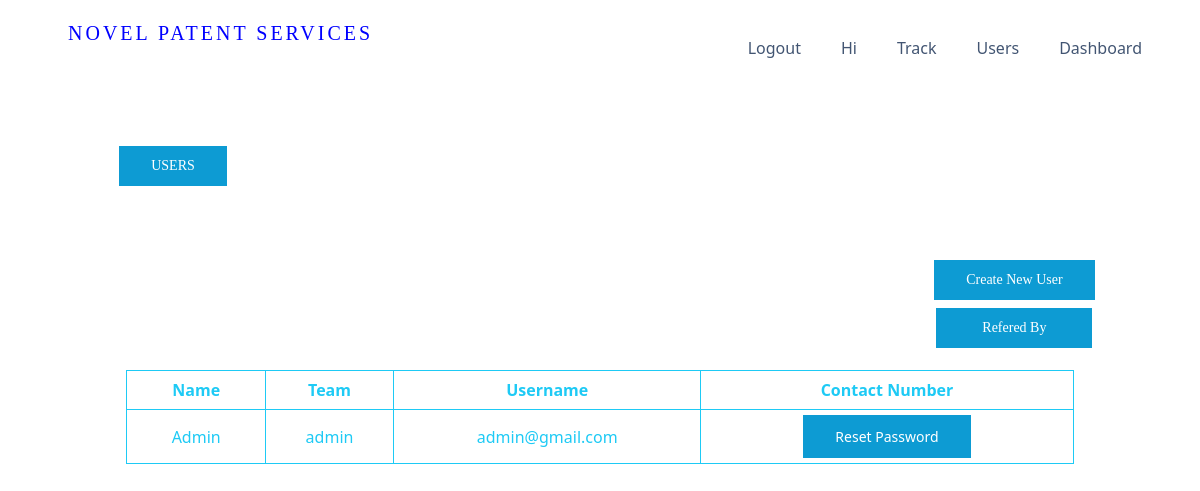
The page /user/ on the database as committed earlier.
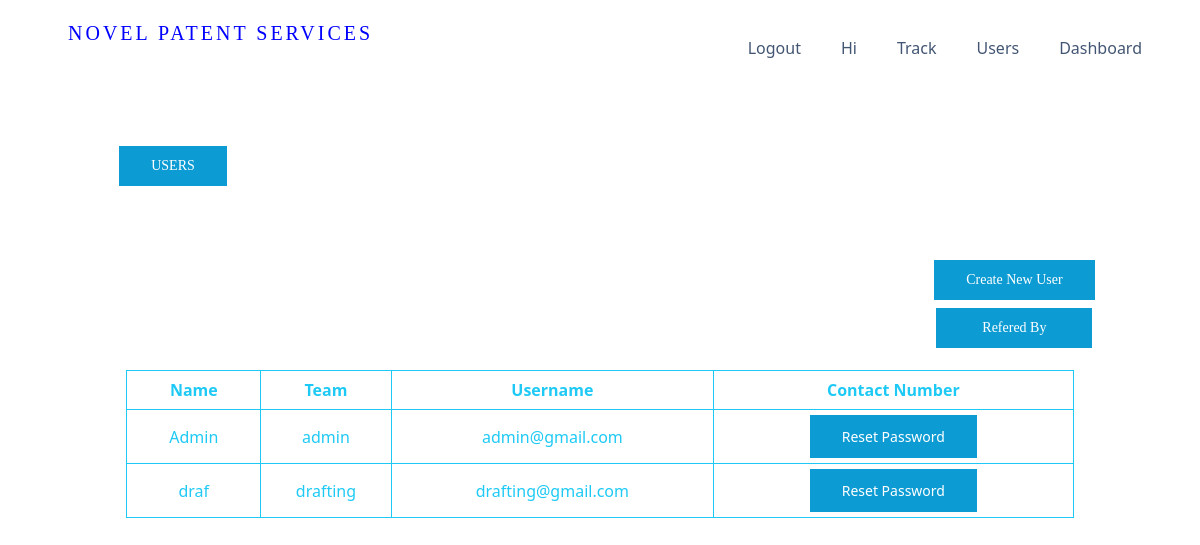
The same page on the database as committed later.
### login/models.py (models this page shows, shortened)
class Usermodel(models.Model):
    username = models.CharField(max_length=30)
    teamname = models.CharField(max_length=30)
    name = models.CharField(max_length=30)

### login/views.py (the view)
# urls.py: path('', views.displayuser,name = 'user/displayuser'),
def displayuser(r):
    users = models.Usermodel.objects.all()
    return render(r, 'user/displayuser.html', {'user': users})

### templates/user/displayuser.html (shortened to what this page needs)
<!DOCTYPE html>
{% include 'navigation/topnavbar.html' %}
<html lang="en">
<head>
</head>
</head>
<body>
<center>
<p><a  class="button buttonsub1" href="users">USERS</a> <big><big><big></big></big></big></p>
    <a style="color: rgb(30, 202, 245);margin-left:70%;"><a  class="button" href="register" >Create New User</a></a><br>
    <a style="color: rgb(30, 202, 245);margin-left:70%;"><a  class="button" href="referedby" >&nbsp &nbsp Refered By &nbsp &nbsp</a></a>
    <br>
    <br>
<table>
<tr>
<th style="color: rgb(30, 202, 245);">Name</th>
<th style="color: rgb(30, 202, 245);">Team</th>
<th style="color: rgb(30, 202, 245);">Username</th>
<th style="color: rgb(30, 202, 245);">Contact Number</th>
</tr>
{% for i in user %}
<tr>
<td  style="color: rgb(30, 202, 245);">  {{i.name}}</td>
<td  style="color: rgb(30, 202, 245);">  {{i.teamname}}</td>
<td  style="color: rgb(30, 202, 245);">  {{i.username}}</td>
<td style="color: rgb(30, 202, 245);"><a  class="button" href="{% url 'resetpass' i.username %}" >Reset Password</a></td>
</tr>
    {% endfor %}
</table>
</center>
</body>
</html>

Rows that differ between the two databases and show on the page:
added Usermodel: name "draf", teamname "drafting", username "drafting@gmail.com"
